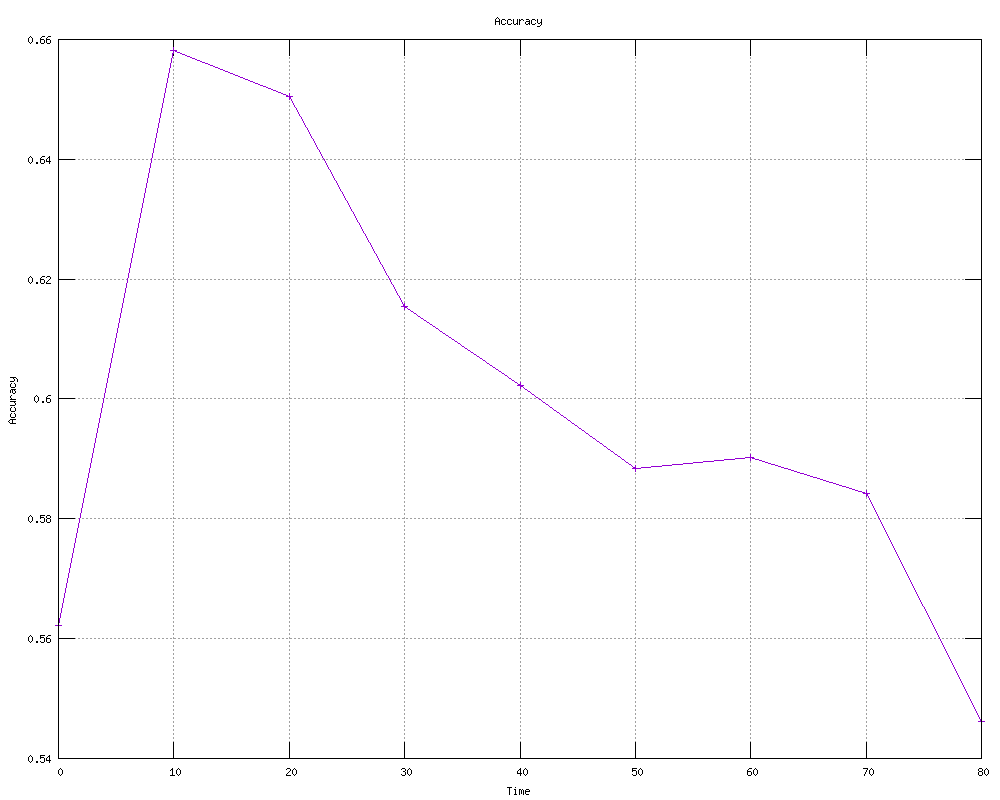

Source code (gnuplot):
#
# Accuracy (Thu Apr 25 11:58:27 2024)
#

set title "Accuracy"
set key bottom right
set autoscale
set grid
set xlabel "Time"
set ylabel "Accuracy"
set tics scale 2
set terminal png small size 1000,800
set output 'network-accuracy.png'
plot 	"network-accuracy.tab" using 1:2 title "" with linespoints 
